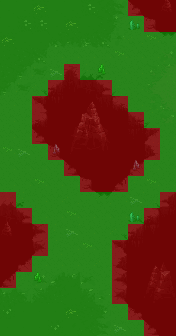

Rendered tile map (Tiled .tmx) drawn with the repository's tilesets; below, a short description and the full map source, tile grids included:
An orthogonal 11x21 tile map with 16x16 px tiles, 6 tile layers (Tile Layer 4, Tile Layer 5, Tile Layer 6, Tile Layer 7, ...), 2 hidden layers not drawn.

<map version="1.5" tiledversion="2021.02.15" orientation="orthogonal" renderorder="left-down" width="11" height="21" tilewidth="16" tileheight="16" infinite="0" nextlayerid="15" nextobjectid="1">
 <tileset firstgid="1" source="../world_tiles/tileset.tsx" />
 <layer id="10" name="Tile Layer 4" width="11" height="21">
  <data encoding="csv">
3721,3721,3721,3721,3721,3721,3721,3721,4224,4225,4124,
3721,3721,3721,3721,3721,3721,3721,3721,4324,4325,4326,
3721,3721,3721,3721,3721,3721,3721,3721,4424,4425,4426,
3721,3721,3721,3721,3721,3721,3721,3721,3721,3721,3721,
3721,3721,3522,3523,3339,3340,3341,3721,3721,3721,3721,
3721,3721,3622,3623,3439,3440,3441,3442,3721,3721,3721,
3721,3721,3722,3723,3539,3540,3541,3542,3721,3721,3721,
3721,3721,3524,3725,3725,3725,3725,3725,3643,3644,3721,
3721,3721,4224,4225,3725,3725,3725,3725,3743,3744,3721,
3721,3721,4324,4325,3725,3725,3725,3725,3843,3844,3721,
3721,3721,3721,3721,4224,4225,3725,4142,4143,3721,3721,
3721,3721,3721,3721,4324,4325,4326,4242,4243,3721,3721,
3340,3341,3721,3721,4424,4425,4426,3721,3721,3424,3425,
3440,3441,3721,3721,3721,3721,3721,3522,3523,3524,3525,
3941,3941,3944,3945,3721,3721,3721,3622,3623,3624,3625,
3941,3941,4044,4045,3721,3721,3721,3722,3723,3724,3725,
4142,4143,3721,3721,3721,3721,3821,3822,3823,3824,3825,
4242,4243,3721,3721,3721,3721,3921,3922,3923,3924,3925,
3721,3721,3721,3721,3721,3721,4021,4022,4023,4024,4225,
3721,3721,3721,3721,3721,3721,3721,4122,4123,4124,4225,
3721,3721,3721,3721,3721,3721,3721,3721,4223,4224,4225
</data>
 </layer>
 <layer id="11" name="Tile Layer 5" width="11" height="21">
  <data encoding="csv">
0,0,0,0,0,0,0,0,0,0,3073,
0,0,0,0,0,0,0,0,0,0,3173,
0,0,0,0,0,0,0,0,0,0,0,
0,0,0,0,0,0,0,0,0,0,0,
0,0,0,0,0,0,0,0,0,0,0,
0,0,0,0,0,0,0,0,0,0,0,
0,0,0,0,2373,2374,2375,0,0,0,0,
0,0,0,0,2473,2474,2475,0,0,0,0,
0,0,0,0,2573,2574,2575,0,0,0,0,
0,0,0,0,2673,2674,2675,0,0,0,0,
0,0,0,0,0,0,0,0,0,0,0,
0,0,0,0,0,0,0,0,0,0,0,
0,0,0,0,0,0,0,0,0,0,0,
2973,0,0,0,0,0,0,0,0,0,0,
3073,0,0,0,0,0,0,0,0,0,0,
3173,0,0,0,0,0,0,0,0,0,0,
0,0,0,0,0,0,0,0,0,2870,2871,
0,0,0,0,0,0,0,0,0,2970,2971,
0,0,0,0,0,0,0,0,0,3070,3071,
0,0,0,0,0,0,0,0,0,0,0,
0,0,0,0,0,0,0,0,0,0,0
</data>
 </layer>
 <layer id="12" name="Tile Layer 6" width="11" height="21">
  <data encoding="csv">
1715,1715,1715,1715,1715,1715,1818,1819,0,0,0,
1715,1715,1715,1715,1715,1715,1918,1919,0,0,0,
1715,1715,1715,2114,2115,2116,2018,2019,0,0,0,
1917,2017,2018,0,0,0,0,0,0,1501,1502,
2017,2117,2118,0,0,0,0,0,0,1601,1602,
2117,2118,0,0,0,0,0,0,0,1701,1702,
0,0,0,0,0,0,0,0,0,2001,2002,
0,0,0,0,0,0,0,0,0,2101,2102,
0,0,0,0,0,0,0,0,0,0,0,
0,0,0,0,0,0,0,0,0,0,0,
0,0,0,0,0,0,0,0,0,0,0,
0,0,0,0,0,0,0,0,0,0,0,
0,0,0,0,0,0,0,0,0,0,0,
0,0,0,0,0,0,0,0,0,0,0,
0,0,0,0,0,0,0,0,0,0,0,
0,0,0,0,0,0,0,0,0,0,0,
0,0,0,0,0,0,0,0,0,0,0,
0,0,1512,1513,1514,1518,1519,0,0,0,0,
1516,1517,1612,1613,1614,1618,1619,0,0,0,0,
1814,1814,1814,1814,1717,1718,1719,0,0,0,0,
1814,1814,1814,1814,1817,1818,1819,0,0,0,0
</data>
 </layer>
 <layer id="13" name="Tile Layer 7" width="11" height="21">
  <data encoding="csv">
0,0,5414,0,0,5013,0,0,0,0,0,
0,5013,5013,0,5414,0,0,0,0,0,0,
5414,0,0,0,0,0,0,0,0,4507,0,
0,0,0,0,0,0,0,4507,0,0,0,
0,0,0,4208,0,0,0,0,0,0,0,
0,0,0,0,0,0,0,0,0,0,0,
0,0,0,0,0,0,0,0,0,0,0,
0,0,0,0,0,0,0,0,0,0,0,
0,0,0,0,0,0,0,0,0,0,0,
4507,4208,0,0,0,0,0,0,0,0,0,
0,0,0,0,0,0,0,0,0,0,0,
0,0,4507,0,0,0,0,0,0,4507,0,
0,0,0,0,0,0,0,0,4208,0,0,
0,0,0,0,4507,0,0,0,0,0,0,
0,0,0,0,4208,0,0,0,0,0,0,
0,0,0,0,0,4507,0,0,0,0,0,
0,0,0,0,0,0,0,0,0,0,0,
0,0,0,0,0,0,0,0,0,0,0,
0,0,0,0,0,0,0,0,0,0,0,
4912,0,0,0,5414,0,0,0,0,0,0,
0,0,0,4912,0,0,0,4208,0,0,0
</data>
 </layer>
 <layer id="14" name="Tile Layer 8" width="11" height="21">
  <data encoding="csv">
0,0,0,0,0,0,0,0,0,0,0,
0,0,0,0,0,0,0,0,3567,0,0,
0,0,0,0,0,0,0,0,0,0,0,
0,0,0,0,0,0,0,0,0,0,0,
0,0,0,0,0,0,3473,0,0,0,0,
0,0,0,0,0,0,0,0,0,0,0,
0,0,0,0,0,0,0,0,0,0,0,
0,0,0,0,0,0,0,0,0,0,0,
0,0,0,0,0,0,0,0,0,0,0,
0,0,0,3467,0,0,0,0,0,0,0,
0,0,0,0,0,0,0,0,3467,0,0,
0,0,0,0,0,0,0,0,0,0,0,
0,0,0,0,0,0,0,0,0,0,0,
0,0,0,0,0,0,0,0,3567,0,0,
0,0,0,0,0,0,0,0,0,0,0,
0,0,0,0,0,0,0,0,0,0,0,
0,0,0,0,0,0,0,0,0,0,0,
0,0,3473,0,0,0,0,0,0,0,0,
0,0,0,0,0,0,0,0,0,0,0,
0,0,0,0,0,0,0,0,0,0,0,
0,0,0,0,0,0,0,0,0,0,0
</data>
 </layer>
 <layer id="7" name="anim" width="11" height="21" visible="0">
  <data encoding="csv">
0,0,0,0,0,0,0,0,0,0,0,
0,0,0,0,0,0,0,0,0,0,0,
0,0,0,0,0,0,0,0,0,0,0,
0,0,0,0,0,0,0,0,15427,0,0,
0,0,0,0,0,0,0,0,0,0,0,
0,0,0,0,0,0,0,0,0,0,0,
0,0,0,0,0,0,0,0,0,0,0,
0,0,0,0,0,0,0,0,0,0,0,
15427,0,0,0,0,0,0,0,0,0,0,
0,0,0,0,0,0,0,0,0,0,0,
0,0,0,0,0,0,0,0,0,0,0,
0,0,0,0,0,0,0,0,0,0,0,
0,0,0,0,0,0,0,0,0,0,0,
0,0,0,0,0,0,0,0,0,0,0,
0,0,0,0,0,0,0,0,0,0,0,
0,0,0,15427,0,0,0,0,0,0,0,
0,0,0,0,0,0,0,0,0,0,0,
0,0,0,0,0,0,0,0,0,0,0,
0,0,0,0,0,0,0,0,0,0,0,
0,0,0,0,0,0,0,0,0,0,0,
0,0,0,0,0,0,0,0,0,0,0
</data>
 </layer>
 <layer id="8" name="characters" width="11" height="21" visible="0">
  <data encoding="csv">
0,0,0,0,0,0,0,0,0,0,0,
0,0,0,0,0,0,0,0,0,0,0,
0,15606,0,0,0,15706,0,0,0,0,0,
0,0,0,0,0,0,0,0,0,0,0,
0,0,0,0,0,0,0,0,15606,0,0,
0,0,0,0,0,0,0,0,0,0,0,
0,0,0,0,0,0,0,0,0,0,0,
0,0,0,0,0,0,0,0,0,0,0,
0,0,0,0,0,0,0,0,0,0,0,
0,0,0,0,0,0,0,0,0,0,0,
0,0,0,0,0,0,0,0,0,0,0,
0,0,15606,0,0,0,0,0,0,0,0,
0,0,0,15806,0,0,0,0,0,0,0,
0,0,0,0,0,0,0,0,0,0,0,
0,0,0,0,0,15606,0,0,0,0,0,
0,0,0,0,0,0,0,0,0,0,0,
0,0,0,0,0,0,0,0,0,0,0,
0,0,0,0,0,0,0,0,0,0,0,
0,0,0,0,15806,0,0,0,0,0,0,
0,0,0,0,0,0,0,0,0,0,0,
0,0,0,0,0,0,0,0,0,0,0
</data>
 </layer>
 <layer id="9" name="walkable" width="11" height="21">
  <data encoding="csv">
15537,15537,15537,15537,15537,15537,15537,15537,15437,15437,15437,
15537,15537,15537,15537,15537,15537,15537,15537,15537,15437,15437,
15537,15537,15537,15537,15537,15537,15537,15537,15537,15537,15537,
15537,15537,15537,15537,15537,15537,15537,15537,15537,15537,15537,
15537,15537,15537,15537,15437,15537,15537,15537,15537,15537,15537,
15537,15537,15537,15437,15437,15437,15437,15537,15537,15537,15537,
15537,15537,15437,15437,15437,15437,15437,15437,15537,15537,15537,
15537,15537,15437,15437,15437,15437,15437,15437,15437,15537,15537,
15537,15537,15437,15437,15437,15437,15437,15437,15437,15437,15537,
15537,15537,15537,15437,15437,15437,15437,15437,15437,15437,15537,
15537,15537,15537,15537,15437,15437,15437,15437,15437,15537,15537,
15537,15537,15537,15537,15537,15437,15437,15437,15537,15537,15537,
15437,15537,15537,15537,15537,15537,15537,15537,15537,15537,15437,
15437,15437,15537,15537,15537,15537,15537,15537,15537,15437,15437,
15437,15437,15437,15537,15537,15537,15537,15537,15437,15437,15437,
15437,15437,15437,15537,15537,15537,15537,15437,15437,15437,15437,
15437,15437,15537,15537,15537,15537,15537,15437,15437,15437,15437,
15437,15537,15537,15537,15537,15537,15537,15437,15437,15437,15437,
15537,15537,15537,15537,15537,15537,15537,15437,15437,15437,15437,
15537,15537,15537,15537,15537,15537,15537,15537,15437,15437,15437,
15537,15537,15537,15537,15537,15537,15537,15537,15537,15437,15437
</data>
 </layer>
</map>
